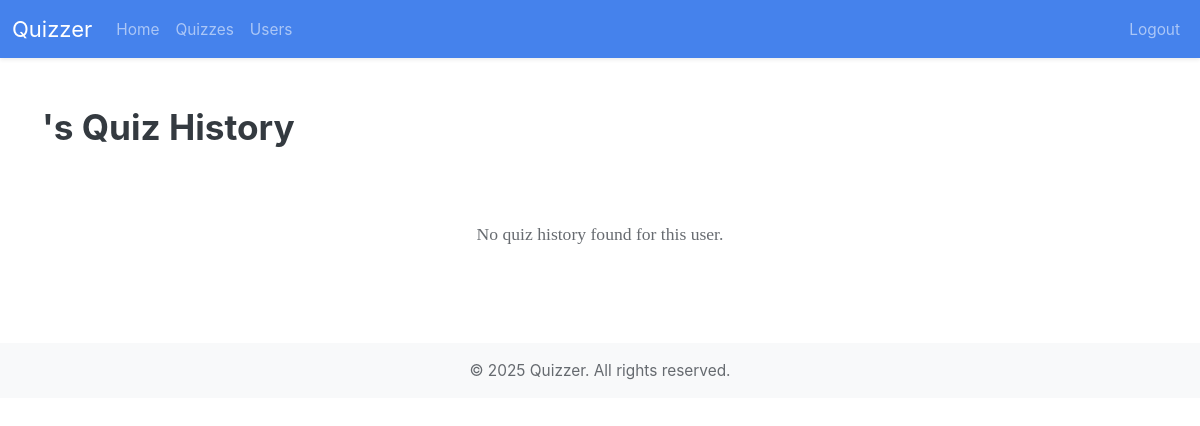
Before: /admin/user_details/9 (signed in) with the older database file.
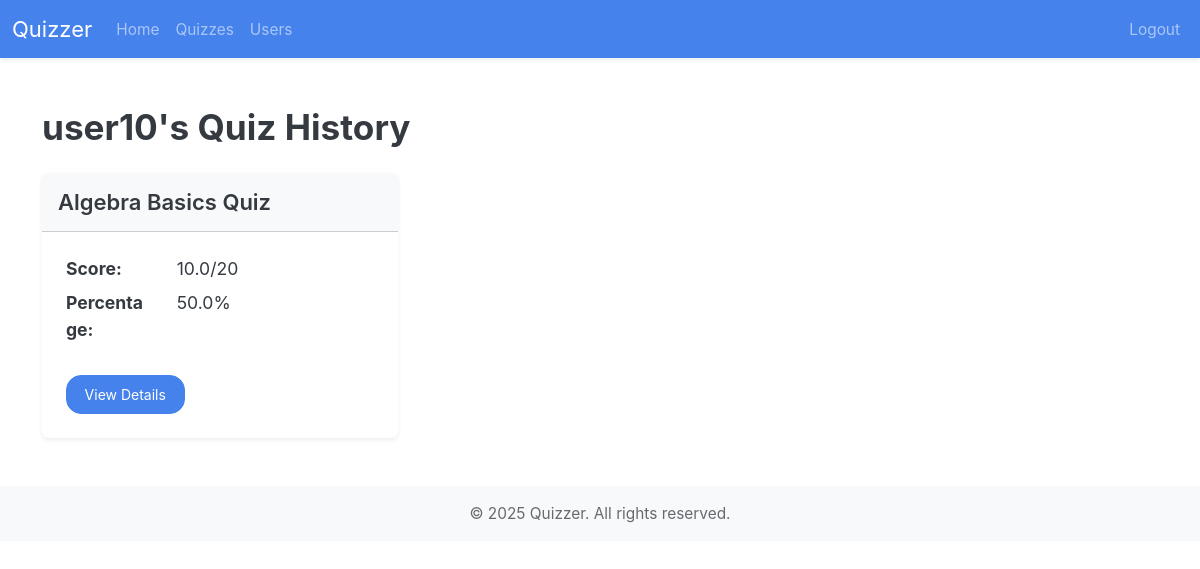
After: the same page with the newer database file.
### models/models.py (models this page shows, shortened)
class User(db.Model, UserMixin):
    __tablename__ = "user"
    user_id: Mapped[id_pk]
    username: Mapped[str] = mapped_column(unique=True)
    password: Mapped[str]
    quiz_attempts: Mapped[List["QuizAttempt"]] = relationship(
        back_populates="user", cascade="all,delete-orphan"
    )

class QuizAttempt(db.Model):
    __tablename__ = 'quiz_attempt'
    id: Mapped[id_pk]
    quiz_id: Mapped[int] = mapped_column(ForeignKey("quiz.quiz_id"))
    user_id: Mapped[int] = mapped_column(ForeignKey("user.user_id"))
    start_time: Mapped[datetime]
    time_taken: Mapped[int] # time in minutes  maybe seconds? minutes is better we don't need seconds
    total_score: Mapped[float]
    percentage: Mapped[float]
    quiz: Mapped["Quiz"] = relationship(back_populates="quiz_attempts")
    user: Mapped["User"] = relationship(back_populates="quiz_attempts")
    question_attempts: Mapped[List["QuestionAttempt"]]=relationship(back_populates="quiz_attempt")

class Quiz(db.Model):
    __tablename__ = "quiz"
    quiz_id: Mapped[id_pk]
    quiz_name: Mapped[str]
    chapter_id: Mapped[int]
    subject_id: Mapped[int]
    date: Mapped[Optional[date]]
    duration: Mapped[Optional[int]]  # minutes? hopefully
    remarks: Mapped[str]
    total_marks: Mapped[int] = mapped_column(default=0)
    questions: Mapped[List["Question"]] = relationship(
        back_populates="quiz", cascade="all,delete-orphan"
    )
    quiz_attempts: Mapped[List["QuizAttempt"]] = relationship(
        back_populates="quiz", cascade="all,delete-orphan"
    )
    chapter: Mapped["Chapter"] = relationship(back_populates="quizzes") # maybe change this
    __table_args__ = (
        ForeignKeyConstraint(
            ['subject_id', 'chapter_id'],  # Composite foreign key
            ['chapter.subject_id', 'chapter.chapter_id']
        ),
    )

### routes/admin_routes.py (the view)
@admin_bp.route("/user_details/<int:user_id>")
def user_details(user_id):
    user = db.session.scalar(select(User).where(User.user_id==user_id))
    return render_template("admin/history.html", user=user)

### app.py (called while the page is built)
@app.template_global()
def is_active(page_name):
    return "active" if request.endpoint == page_name else ""

### routes/__init__.py (called while the page is built)
def init_login_manager(app):
    login_manager = LoginManager()
    login_manager.init_app(app)
    login_manager.login_view = "auth.login"  # goes to the login() function in auth_bp
    @login_manager.user_loader
    def load_user(user_id):
        return db.session.scalar(select(User).where(User.user_id == user_id))

### routes/admin_routes.py (called while the page is built)
@admin_bp.before_request
def require_admin():
    if not current_user.is_authenticated or current_user.username != "admin":
        return current_app.login_manager.unauthorized()

### templates/admin/history.html (shortened to what this page needs)
{% extends "base.html" %}  {% block body %} {% include "admin/nav.html" %}
<div class="container py-5">
  <div class="d-flex justify-content-between align-items-center mb-4">
    <h2 class="mb-0 fw-bold">{{user.username}}'s Quiz History</h2>
  </div>
  {% if user.quiz_attempts %}
  <div class="row row-cols-1 row-cols-md-2 row-cols-lg-3 g-4">
    {% for quiz_attempt in user.quiz_attempts %}
    <div class="col">
      <div class="card shadow-sm border-0 h-100">
        <div class="card-header bg-light py-3">
          <h5 class="card-title fw-semibold mb-0">
            {{ quiz_attempt.quiz.quiz_name }}
          </h5>
        </div>
        <div class="card-body p-4">
          <dl class="row">
            <dt class="col-sm-4">Score:</dt>
            <dd class="col-sm-8">
              {{ quiz_attempt.total_score }}/{{ quiz_attempt.quiz.total_marks }}
            </dd>
            <dt class="col-sm-4">Percentage:</dt>
            <dd class="col-sm-8">{{ quiz_attempt.percentage }}%</dd>
          </dl>
          <a
            href="{{ url_for('user.results', quiz_attempt_id=quiz_attempt.id) }}"
            class="btn btn-primary mt-3"
            >View Details</a
          >
        </div>
      </div>
    </div>
    {% endfor %}
  </div>
  {% else %}
  <div class="text-center py-5">
    <p class="text-muted mb-0">No quiz history found for this user.</p>
  </div>
  {% endif %}
</div>
{% endblock %}

### templates/base.html (shortened to what this page needs)
<!doctype html>
<html lang="en">
  <head>
    <link
      href="https://cdn.jsdelivr.net/npm/bootstrap@5.3.0/dist/css/bootstrap.min.css"
      rel="stylesheet"
    />
    <link
      rel="stylesheet"
      href="https://cdn.jsdelivr.net/npm/bootstrap-icons@1.5.0/font/bootstrap-icons.css"
    /><link href="{{url_for("static", filename="style.css")}}" rel="stylesheet" />
  </head>
  <body>
    {% block body %} {% endblock %}
<footer class="bg-light py-3 text-center">
  <div class="container">
    <span class="text-muted">© 2025 Quizzer. All rights reserved.</span>
  </div>
</footer>
  </body>
</html>

### templates/admin/nav.html (shortened to what this page needs)
<nav class="navbar navbar-expand-lg bg-primary shadow-sm" data-bs-theme="dark">
  <div class="container-fluid">
    <a class="navbar-brand" href="#">Quizzer</a>
    <div class="collapse navbar-collapse" id="navbarColor01">
      <ul class="navbar-nav me-auto">
        <li class="nav-item">
          <a
            class="nav-link {{ is_active('admin.admin_home') }}"
            href="{{ url_for('admin.admin_home') }}"
            >Home</a
          >
        </li>
        <li class="nav-item">
          <a
            class="nav-link {{is_active('admin.edit_quiz')}} {{is_active('admin.admin_quiz')}}"
            href="{{url_for('admin.admin_quizzes')}}"
            >Quizzes</a
          >
        </li>
        <li class="nav-item">
          <a
            class="nav-link {{is_active('admin.admin_users')}}"
            href="{{url_for('admin.admin_users')}}"
            >Users</a
          >
        </li>
      </ul>
      <ul class="navbar-nav">
        <li class="nav-item">
          <a class="nav-link" href="{{url_for('auth.logout')}}"> Logout </a>
        </li>
      </ul>
    </div>
  </div>
</nav>

Changed rows visible on the page:
added User: username "user10"
added QuizAttempt: quiz.quiz_name "Algebra Basics Quiz", total_score "10.0", quiz.total_marks "20", percentage "50.0"
Other visible differences:
text no longer shown: "No quiz history found for this user."
